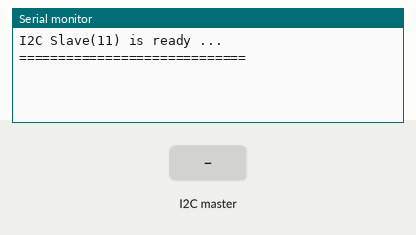
A sketch run on a simulated Arduino Uno, built with avr-gcc and run on an emulated ATmega328P. Parts: the last lines printed to the serial monitor. The test bench sets the inputs (shaded band). Random numbers use the default seed unless the sketch sets one.

Above: at 2.2 s.
2.3 s: the I2C master sends "M"
At 3.5 s:
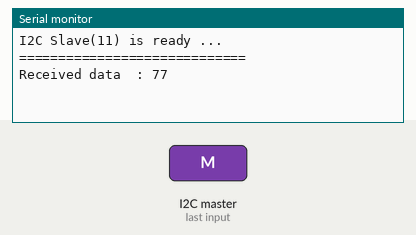
3.8 s: the I2C master sends the byte 1
At 4.7 s:
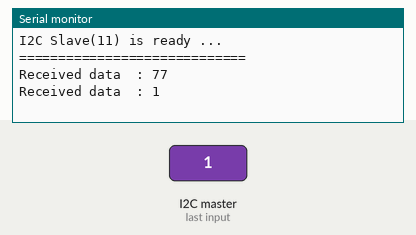

Measured:
- after the input at 2.3 s, the serial monitor: prints a new line at once (image 1)
- after the input at 3.8 s, the serial monitor: prints a new line at once (image 2)

The sketch:

12c_week14.ino
```cpp
#include <Wire.h>
#define I2C_ADDR 11

byte buf[20];
byte cmd = 0;

// -----------------------------------------------------
void setup() {
  Wire.begin(I2C_ADDR);
  Serial.begin(9600);
  Serial.print("I2C Slave(");
  Serial.print(I2C_ADDR);
  Serial.println(") is ready ...");
  Serial.println("=============================");
  delay(1000);
  // register onReceive event services
  Wire.onReceive(irsReceive);
  Wire.onRequest(irsRequest);
}

// -----------------------------------------------------
void dispmsg(int n) {
  for(int i=0; i<n; i++) {
    Serial.print(buf[i]);
    Serial.print(" ");
  }
  Serial.println();
}

// -----------------------------------------------------
void loop() {
  delay(100);
}

// -----------------------------------------------------
void irsReceive(int nb) {
  int i;
  for(i=0; Wire.available(); i++)
    buf[i] = Wire.read();
  cmd = buf[0];
  Serial.print("Received data  : ");
  dispmsg(i);
}

// -----------------------------------------------------
void randgen(int n) {
  for(int i=0; i<n; i++) {
    buf[i] = random(1,100);
    Wire.write(buf[i]);
  }
  Serial.print("Send bytes : ");
  dispmsg(n);
}

// -----------------------------------------------------
void irsRequest() {
  switch(cmd) {
    case 77 : randgen(3); break;
    case 123: randgen(5); break;
    default : if (cmd>0 && cmd<=50)
                randgen(cmd);
              else
                randgen(1);
  }
  cmd = 0;
}
```
